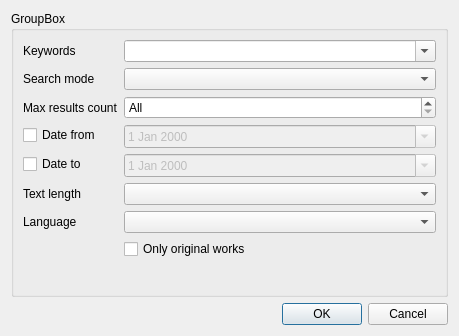
<?xml version="1.0" encoding="UTF-8"?>
<ui version="4.0">
 <class>CPixivIndexLimitsDialog</class>
 <widget class="QDialog" name="CPixivIndexLimitsDialog">
  <property name="geometry">
   <rect>
    <x>0</x>
    <y>0</y>
    <width>459</width>
    <height>336</height>
   </rect>
  </property>
  <property name="windowTitle">
   <string>Dialog</string>
  </property>
  <layout class="QVBoxLayout" name="verticalLayout">
   <item>
    <widget class="QGroupBox" name="groupBox">
     <property name="sizePolicy">
      <sizepolicy hsizetype="Preferred" vsizetype="Expanding">
       <horstretch>0</horstretch>
       <verstretch>0</verstretch>
      </sizepolicy>
     </property>
     <property name="title">
      <string>GroupBox</string>
     </property>
     <layout class="QFormLayout" name="formLayout">
      <item row="0" column="0">
       <widget class="QLabel" name="label_2">
        <property name="text">
         <string>Keywords</string>
        </property>
        <property name="buddy">
         <cstring>editKeywords</cstring>
        </property>
       </widget>
      </item>
      <item row="0" column="1">
       <widget class="QComboBox" name="editKeywords">
        <property name="editable">
         <bool>true</bool>
        </property>
       </widget>
      </item>
      <item row="1" column="0">
       <widget class="QLabel" name="label_5">
        <property name="text">
         <string>Search mode</string>
        </property>
        <property name="buddy">
         <cstring>comboMode</cstring>
        </property>
       </widget>
      </item>
      <item row="1" column="1">
       <widget class="QComboBox" name="comboMode"/>
      </item>
      <item row="2" column="0">
       <widget class="QLabel" name="label">
        <property name="text">
         <string>Max results count</string>
        </property>
        <property name="buddy">
         <cstring>spinMaxCount</cstring>
        </property>
       </widget>
      </item>
      <item row="2" column="1">
       <widget class="QSpinBox" name="spinMaxCount">
        <property name="specialValueText">
         <string>All</string>
        </property>
        <property name="maximum">
         <number>9999999</number>
        </property>
        <property name="singleStep">
         <number>50</number>
        </property>
       </widget>
      </item>
      <item row="3" column="0">
       <widget class="QCheckBox" name="checkDateFrom">
        <property name="text">
         <string>Date from</string>
        </property>
       </widget>
      </item>
      <item row="3" column="1">
       <widget class="QDateEdit" name="dateFrom">
        <property name="enabled">
         <bool>false</bool>
        </property>
        <property name="calendarPopup">
         <bool>true</bool>
        </property>
       </widget>
      </item>
      <item row="4" column="0">
       <widget class="QCheckBox" name="checkDateTo">
        <property name="text">
         <string>Date to</string>
        </property>
       </widget>
      </item>
      <item row="4" column="1">
       <widget class="QDateEdit" name="dateTo">
        <property name="enabled">
         <bool>false</bool>
        </property>
        <property name="calendarPopup">
         <bool>true</bool>
        </property>
       </widget>
      </item>
      <item row="5" column="0">
       <widget class="QLabel" name="label_3">
        <property name="text">
         <string>Text length</string>
        </property>
        <property name="buddy">
         <cstring>comboLength</cstring>
        </property>
       </widget>
      </item>
      <item row="5" column="1">
       <widget class="QComboBox" name="comboLength"/>
      </item>
      <item row="6" column="0">
       <widget class="QLabel" name="label_4">
        <property name="text">
         <string>Language</string>
        </property>
        <property name="buddy">
         <cstring>comboLanguage</cstring>
        </property>
       </widget>
      </item>
      <item row="6" column="1">
       <widget class="QComboBox" name="comboLanguage"/>
      </item>
      <item row="7" column="1">
       <widget class="QCheckBox" name="checkOriginalOnly">
        <property name="text">
         <string>Only original works</string>
        </property>
       </widget>
      </item>
     </layout>
    </widget>
   </item>
   <item>
    <widget class="QDialogButtonBox" name="buttonBox">
     <property name="standardButtons">
      <set>QDialogButtonBox::Cancel|QDialogButtonBox::Ok</set>
     </property>
    </widget>
   </item>
  </layout>
 </widget>
 <tabstops>
  <tabstop>editKeywords</tabstop>
  <tabstop>comboMode</tabstop>
  <tabstop>spinMaxCount</tabstop>
  <tabstop>checkDateFrom</tabstop>
  <tabstop>dateFrom</tabstop>
  <tabstop>checkDateTo</tabstop>
  <tabstop>dateTo</tabstop>
  <tabstop>comboLength</tabstop>
  <tabstop>comboLanguage</tabstop>
  <tabstop>checkOriginalOnly</tabstop>
 </tabstops>
 <resources/>
 <connections>
  <connection>
   <sender>checkDateFrom</sender>
   <signal>toggled(bool)</signal>
   <receiver>dateFrom</receiver>
   <slot>setEnabled(bool)</slot>
   <hints>
    <hint type="sourcelabel">
     <x>86</x>
     <y>85</y>
    </hint>
    <hint type="destinationlabel">
     <x>169</x>
     <y>82</y>
    </hint>
   </hints>
  </connection>
  <connection>
   <sender>checkDateTo</sender>
   <signal>toggled(bool)</signal>
   <receiver>dateTo</receiver>
   <slot>setEnabled(bool)</slot>
   <hints>
    <hint type="sourcelabel">
     <x>74</x>
     <y>118</y>
    </hint>
    <hint type="destinationlabel">
     <x>163</x>
     <y>116</y>
    </hint>
   </hints>
  </connection>
  <connection>
   <sender>buttonBox</sender>
   <signal>accepted()</signal>
   <receiver>CPixivIndexLimitsDialog</receiver>
   <slot>accept()</slot>
   <hints>
    <hint type="sourcelabel">
     <x>310</x>
     <y>158</y>
    </hint>
    <hint type="destinationlabel">
     <x>368</x>
     <y>5</y>
    </hint>
   </hints>
  </connection>
  <connection>
   <sender>buttonBox</sender>
   <signal>rejected()</signal>
   <receiver>CPixivIndexLimitsDialog</receiver>
   <slot>reject()</slot>
   <hints>
    <hint type="sourcelabel">
     <x>219</x>
     <y>160</y>
    </hint>
    <hint type="destinationlabel">
     <x>280</x>
     <y>4</y>
    </hint>
   </hints>
  </connection>
 </connections>
</ui>
